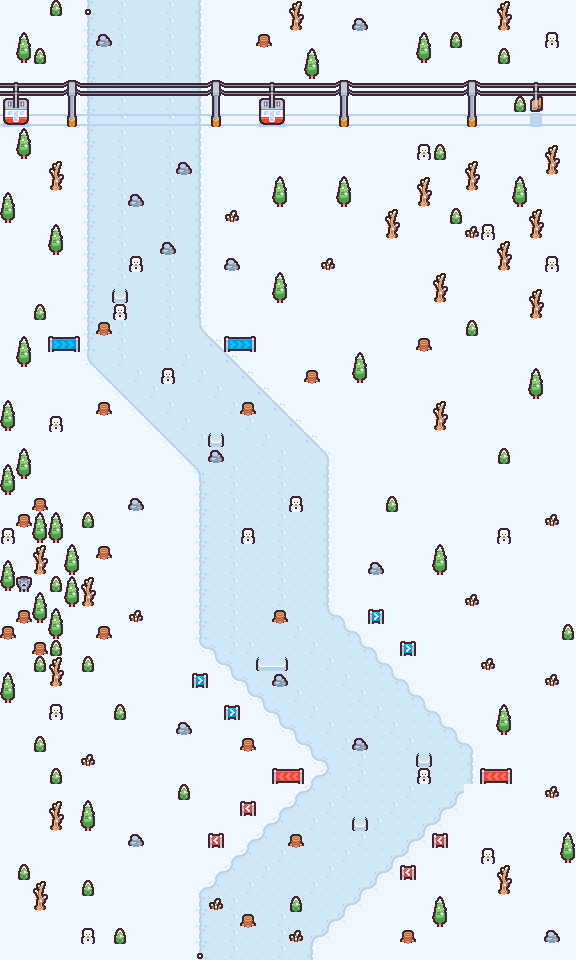

A 2D game scene composited from a Tiled map and its tileset images. What follows is a short description and the map's XML, with each tile layer's data collapsed to a summary:
An orthogonal 36x60 tile map with 16x16 px tiles, 9 tile layers (Background, Lane, Shadow, Killer, ...).

<map version="1.10" tiledversion="1.10.2" orientation="orthogonal" renderorder="right-down" width="36" height="60" tilewidth="16" tileheight="16" infinite="0" nextlayerid="10" nextobjectid="1">
 <tileset firstgid="1" source="../FrostyFall.tsx" />
 <layer id="1" name="Background" width="36" height="60">
  <data>[2160 cells, 2160 non-empty, 1 distinct tile ids]</data>
 </layer>
 <layer id="2" name="Lane" width="36" height="60">
  <data>[2160 cells, 577 non-empty, 21 distinct tile ids]</data>
 </layer>
 <layer id="5" name="Shadow" width="36" height="60">
  <data>[2160 cells, 36 non-empty, 5 distinct tile ids]</data>
 </layer>
 <layer id="3" name="Killer" width="36" height="60">
  <data>[2160 cells, 15 non-empty, 4 distinct tile ids]</data>
 </layer>
 <layer id="9" name="Snowman" width="36" height="60">
  <data>[2160 cells, 6 non-empty, 1 distinct tile ids]</data>
 </layer>
 <layer id="6" name="Starter" width="36" height="60">
  <data>[2160 cells, 1 non-empty, 1 distinct tile ids]</data>
 </layer>
 <layer id="7" name="Ender" width="36" height="60">
  <data>[2160 cells, 1 non-empty, 1 distinct tile ids]</data>
 </layer>
 <layer id="4" name="Detail" width="36" height="60">
  <data>[2160 cells, 228 non-empty, 28 distinct tile ids]</data>
 </layer>
 <layer id="8" name="Bumper" width="36" height="60">
  <data>[2160 cells, 6 non-empty, 3 distinct tile ids]</data>
 </layer>
</map>
